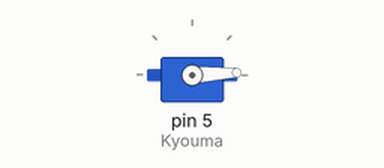
Bench run of a sketch on a simulated Arduino Uno, built with avr-gcc and run on an emulated ATmega328P. Parts: servo.

Above: at 0.05 s.
At 0.45 s:
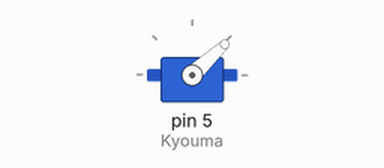
At 0.9 s:
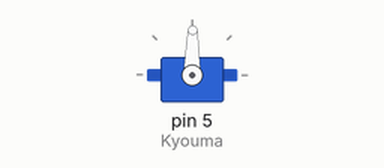
At 1.8 s:
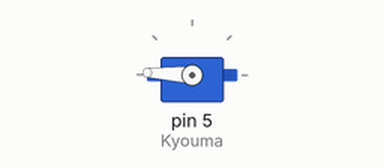
Timing chart, 0 to 4.2 s (numbered marks = the images above):
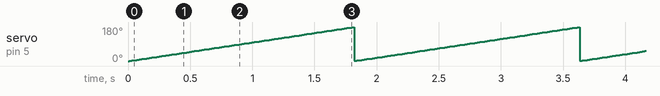

Measured:
- by itself, servo on pin 5 (Kyouma): ramps from 1° to 179° and jumps back, once every 1.8 s

The sketch:

kyouma.ino
```cpp
#include <Servo.h>

Servo Kyouma;

void setup()
{
  Kyouma.attach(5);
}

void loop()
{

  for( int angle=0;angle< 180 ; angle++)
  {
    Kyouma.write(angle);
    delay(10);
  }

}
```
